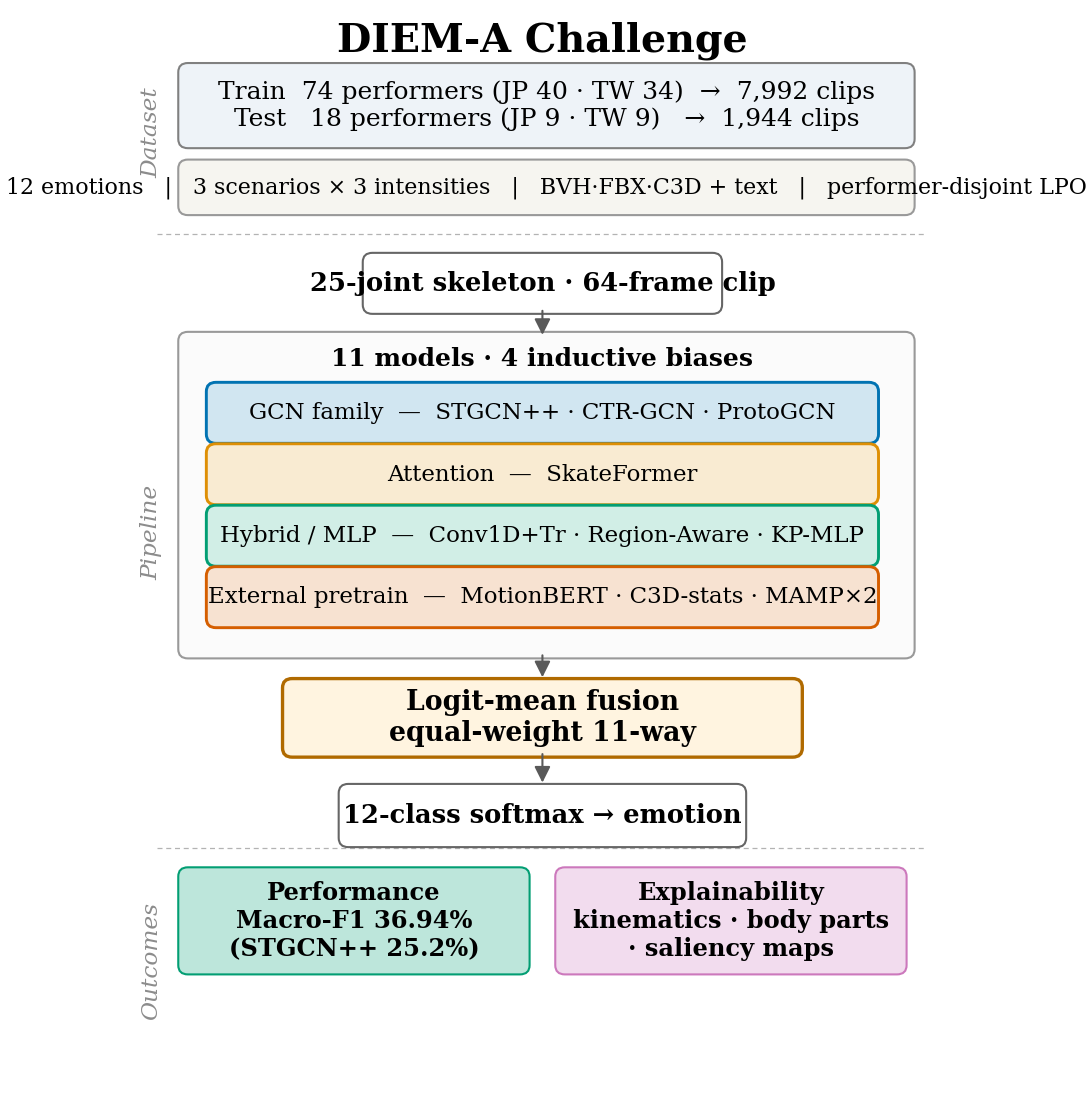

The script that drew this image:
"""paper/figures/fig01_system_overview.py — Fig.1 (P2).

Design doc: paper/data_inventory.md (P0 canonical numbers + open questions).
A SCHEMATIC (not data-driven): 1-column, three vertical bands —
(A) DIEM-A challenge structure, (B) 11-way ensemble pipeline, (C) outcomes.
Fully anonymized: no institution, author, first-person, or repo handle.

Verified facts (no fabrication; sources in P0 inventory):
  * train 74 perf JP40/TW34 = 7,992 clips  -> per_performer csv
  * 11-way logit-mean = 36.94% pooled / 36.80+/-4.00 per-fold;
    STGCN++ baseline 26.32 pooled / 25.73+/-4.03 (official-reported 25.2/27.1)
    -> paper/reconcile_f1.json
  * 92 perf / 9,935 clips total; test 18 perf / 1,944 clips
    (JP9/TW9 challenge spec; total JP49/TW43 consistent)
    -> docs/results_summary.md §caveat, challenge description
"""

from _style import (PALETTE_QUAL, ONE_COL, save_fig, seed_all, set_size,
                     setup_ieee)

import matplotlib.colors as mcolors
import matplotlib.pyplot as plt
from matplotlib.patches import FancyBboxPatch

setup_ieee()
seed_all(42)


def _tint(hex_color: str, frac: float = 0.82) -> tuple:
    """Blend a palette color toward white for a light fill."""
    r, g, b = mcolors.to_rgb(hex_color)
    return (r + (1 - r) * frac, g + (1 - g) * frac, b + (1 - b) * frac)


def box(ax, x, y, w, h, text, *, fc, ec, fs=6.0, bold=False, lw=0.5,
        rounding=0.012):
    ax.add_patch(FancyBboxPatch(
        (x, y), w, h,
        boxstyle=f"round,pad=0.004,rounding_size={rounding}",
        linewidth=lw, edgecolor=ec, facecolor=fc, mutation_aspect=0.7))
    ax.text(x + w / 2, y + h / 2, text, ha="center", va="center",
            fontsize=fs, fontweight="bold" if bold else "normal", zorder=5)


def arrow(ax, x, y0, y1):
    ax.annotate("", xy=(x, y1), xytext=(x, y0),
                arrowprops=dict(arrowstyle="-|>", lw=0.5, color="0.35",
                                shrinkA=0, shrinkB=0))


fig, ax = plt.subplots()
set_size(fig, ONE_COL, 4.75)
ax.set_xlim(0, 1)
ax.set_ylim(0, 1)
ax.axis("off")

# faint band separators + left-edge band tags (3-band clarity)
for ys in (0.792, 0.232):
    ax.plot([0.02, 0.98], [ys, ys], lw=0.3, ls=(0, (4, 3)), color="0.7",
            zorder=0)
for ty, tag in ((0.885, "Dataset"), (0.52, "Pipeline"), (0.13, "Outcomes")):
    ax.text(0.012, ty, tag, rotation=90, ha="center", va="center",
            fontsize=5.6, color="0.55", style="italic")

# ── Band A: dataset ───────────────────────────────────────────────────────
ax.text(0.5, 0.968, "DIEM-A Challenge", ha="center", va="center",
        fontsize=9.5, fontweight="bold")
box(ax, 0.05, 0.873, 0.91, 0.072,
    "Train  74 performers (JP 40 · TW 34)  →  7,992 clips\n"
    "Test   18 performers (JP 9 · TW 9)   →  1,944 clips",
    fc="#eef3f8", ec="0.5", fs=6.0)
box(ax, 0.05, 0.812, 0.91, 0.045,
    "12 emotions   |   3 scenarios × 3 intensities   |   "
    "BVH·FBX·C3D + text   |   performer-disjoint LPO",
    fc="#f6f5f0", ec="0.6", fs=5.3)

# ── Band B: pipeline ──────────────────────────────────────────────────────
box(ax, 0.28, 0.722, 0.44, 0.050,
    "25-joint skeleton · 64-frame clip", fc="white", ec="0.4", fs=6.2,
    bold=True)
arrow(ax, 0.5, 0.722, 0.700)

# ensemble container + 4 color-coded inductive-bias rows
box(ax, 0.05, 0.408, 0.91, 0.292, "", fc="#fbfbfb", ec="0.6", fs=6)
ax.text(0.5, 0.678, "11 models · 4 inductive biases", ha="center",
        va="center", fontsize=6.0, fontweight="bold")
rows = [
    ("GCN family", "STGCN++ · CTR-GCN · ProtoGCN", PALETTE_QUAL[0]),
    ("Attention", "SkateFormer", PALETTE_QUAL[1]),
    ("Hybrid / MLP", "Conv1D+Tr · Region-Aware · KP-MLP", PALETTE_QUAL[2]),
    ("External pretrain", "MotionBERT · C3D-stats · MAMP×2", PALETTE_QUAL[3]),
]
ry = [0.604, 0.548, 0.492, 0.436]
for (name, mem, col), y in zip(rows, ry):
    box(ax, 0.085, y, 0.83, 0.050, f"{name}  —  {mem}",
        fc=_tint(col), ec=col, fs=5.5, lw=0.7)
arrow(ax, 0.5, 0.408, 0.388)

box(ax, 0.18, 0.318, 0.64, 0.066,
    "Logit-mean fusion\nequal-weight 11-way", fc="#fff4e0", ec="#b06a00",
    fs=6.4, bold=True, lw=0.8)
arrow(ax, 0.5, 0.318, 0.292)
box(ax, 0.25, 0.236, 0.50, 0.052,
    "12-class softmax → emotion", fc="white", ec="0.4", fs=6.2,
    bold=True)

# ── Band C: outcomes ──────────────────────────────────────────────────────
box(ax, 0.05, 0.120, 0.43, 0.092,
    "Performance\nMacro-F1 36.94%\n(STGCN++ 25.2%)",
    fc=_tint(PALETTE_QUAL[2], 0.74), ec=PALETTE_QUAL[2], fs=5.8, bold=True)
box(ax, 0.52, 0.120, 0.43, 0.092,
    "Explainability\nkinematics · body parts\n· saliency maps",
    fc=_tint(PALETTE_QUAL[4], 0.74), ec=PALETTE_QUAL[4], fs=5.8, bold=True)

pdf, png = save_fig(fig, "fig01_system_overview")
plt.close(fig)
print(f"saved {pdf}")
print(f"saved {png}")
